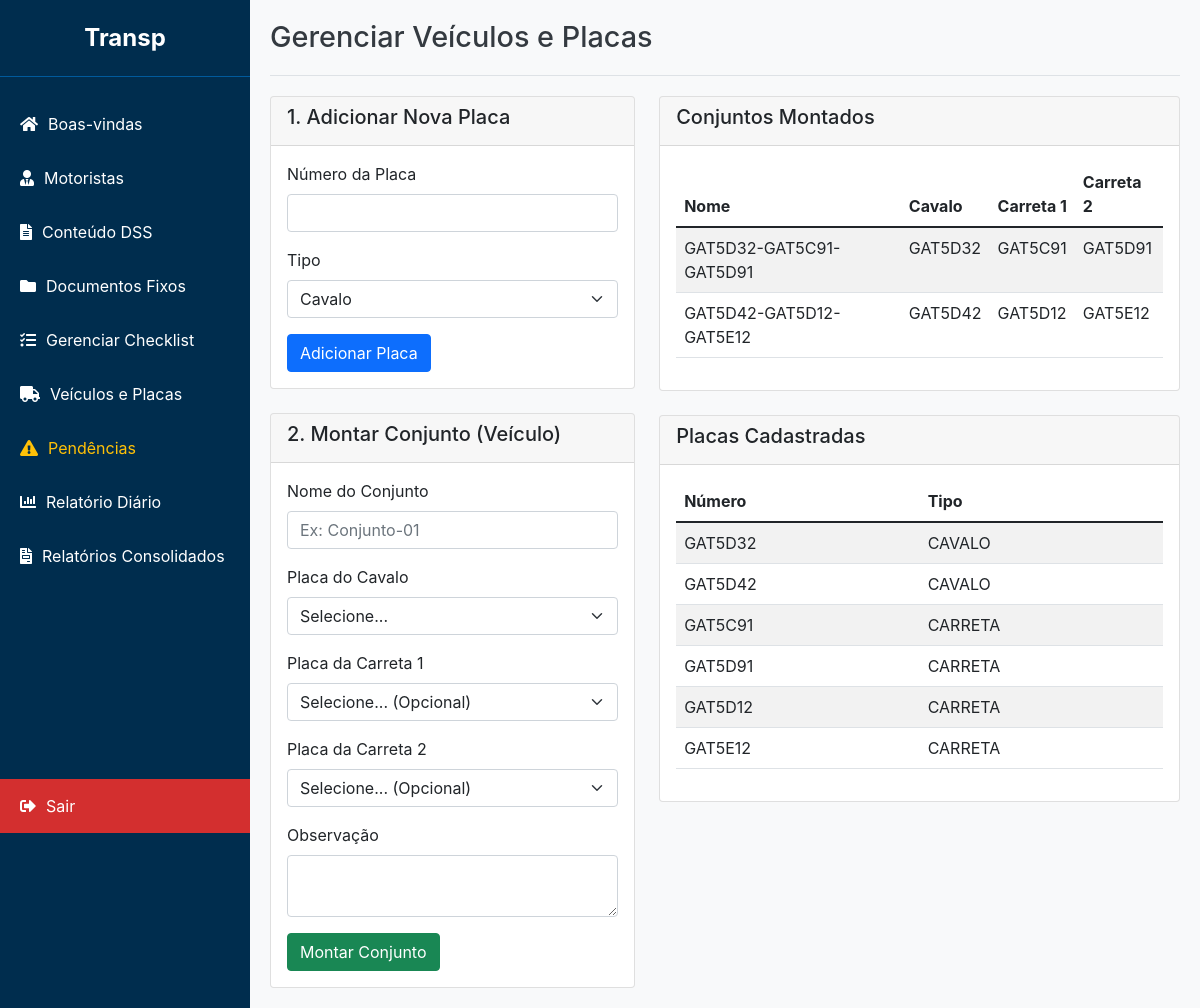
Screenshot of /admin/veiculos (signed in) with the database file from the repository.
### app/models.py (models this page shows)
class Veiculo(db.Model):
    id = db.Column(db.Integer, primary_key=True)
    nome_conjunto = db.Column(db.String(100), unique=True, nullable=False)
    placa_cavalo_id = db.Column(db.Integer, db.ForeignKey('placa.id'), nullable=False)
    placa_carreta1_id = db.Column(db.Integer, db.ForeignKey('placa.id'), nullable=True)
    placa_carreta2_id = db.Column(db.Integer, db.ForeignKey('placa.id'), nullable=True)
    obs = db.Column(db.Text)
    placa_cavalo = db.relationship('Placa', foreign_keys=[placa_cavalo_id])
    placa_carreta1 = db.relationship('Placa', foreign_keys=[placa_carreta1_id])
    placa_carreta2 = db.relationship('Placa', foreign_keys=[placa_carreta2_id])
    motoristas = db.relationship('Motorista', backref='veiculo', lazy=True)
    checklists_preenchidos = db.relationship('ChecklistPreenchido', backref='veiculo', lazy=True)

class Placa(db.Model):
    id = db.Column(db.Integer, primary_key=True)
    numero = db.Column(db.String(8), unique=True, nullable=False)
    tipo = db.Column(db.String(20), nullable=False) # Ex: CAVALO, CARRETA

### app/routes.py (the view)
@admin_bp.route('/veiculos')
def gerenciar_veiculos():
    if 'admin_user' not in session:
        return redirect(url_for('admin.login'))
    placas = Placa.query.all()
    veiculos = Veiculo.query.all()
    placas_cavalo = [p for p in placas if p.tipo == 'CAVALO']
    placas_carreta = [p for p in placas if p.tipo == 'CARRETA']
    return render_template('admin_veiculos.html',
                           placas=placas,
                           veiculos=veiculos,
                           placas_cavalo=placas_cavalo,
                           placas_carreta=placas_carreta)

### app/templates/admin_veiculos.html (shortened to what this page needs)
{% extends 'base_adm.html' %}
{% block header %}Gerenciar Veículos e Placas{% endblock %}
{% block content %}
<div class="row">
    <div class="col-md-5">
        <div class="card mb-4">
            <div class="card-header">
                <h5>1. Adicionar Nova Placa</h5>
            </div>
            <div class="card-body">
                <form action="{{ url_for('admin.adicionar_placa') }}" method="POST">
                    <div class="mb-3">
                        <label for="numero_placa" class="form-label">Número da Placa</label>
                        <input type="text" class="form-control" id="numero_placa" name="numero_placa" required>
                    </div>
                    <div class="mb-3">
                        <label for="tipo_placa" class="form-label">Tipo</label>
                        <select class="form-select" id="tipo_placa" name="tipo_placa">
                            <option value="CAVALO">Cavalo</option>
                        </select>
                    </div>
                    <button type="submit" class="btn btn-primary">Adicionar Placa</button>
                </form>
            </div>
        </div>
        <div class="card">
            <div class="card-header">
                <h5>2. Montar Conjunto (Veículo)</h5>
            </div>
            <div class="card-body">
                <form action="{{ url_for('admin.montar_conjunto') }}" method="POST">
                    <div class="mb-3">
                        <label for="nome_conjunto" class="form-label">Nome do Conjunto</label>
                        <input type="text" class="form-control" id="nome_conjunto" name="nome_conjunto" placeholder="Ex: Conjunto-01" required>
                    </div>
                    <div class="mb-3">
                        <label for="placa_cavalo" class="form-label">Placa do Cavalo</label>
                        <select class="form-select" id="placa_cavalo" name="placa_cavalo_id" required>
                            <option value="">Selecione...</option>
                        </select>
                    </div>
                    <div class="mb-3">
                        <label for="placa_carreta1" class="form-label">Placa da Carreta 1</label>
                        <select class="form-select" id="placa_carreta1" name="placa_carreta1_id">
                            <option value="">Selecione... (Opcional)</option>
                        </select>
                    </div>
                     <div class="mb-3">
                        <label for="placa_carreta2" class="form-label">Placa da Carreta 2</label>
                        <select class="form-select" id="placa_carreta2" name="placa_carreta2_id">
                            <option value="">Selecione... (Opcional)</option>
                        </select>
                    </div>
                    <div class="mb-3">
                        <label for="obs_veiculo" class="form-label">Observação</label>
                        <textarea class="form-control" id="obs_veiculo" name="obs" rows="2"></textarea>
                    </div>
                    <button type="submit" class="btn btn-success">Montar Conjunto</button>
                </form>
            </div>
        </div>
    </div>
    <div class="col-md-7">
        <div class="card mb-4">
            <div class="card-header">
                <h5>Conjuntos Montados</h5>
            </div>
            <div class="card-body">
                <table class="table table-striped">
                    <thead>
                        <tr>
                            <th>Nome</th>
                            <th>Cavalo</th>
                            <th>Carreta 1</th>
                            <th>Carreta 2</th>
                        </tr>
                    </thead>
                    <tbody>
                        {% for veiculo in veiculos %}
                        <tr>
                            <td>{{ veiculo.nome_conjunto }}</td>
                            <td>{{ veiculo.placa_cavalo.numero if veiculo.placa_cavalo else '-' }}</td>
                            <td>{{ veiculo.placa_carreta1.numero if veiculo.placa_carreta1 else '-' }}</td>
                             <td>{{ veiculo.placa_carreta2.numero if veiculo.placa_carreta2 else '-' }}</td>
                        </tr>
                        {% else %}
                        <tr>
                            <td colspan="4" class="text-center">Nenhum conjunto montado.</td>
                        </tr>
                        {% endfor %}
                    </tbody>
                </table>
            </div>
        </div>
        <div class="card">
            <div class="card-header">
                <h5>Placas Cadastradas</h5>
            </div>
            <div class="card-body">
                <table class="table table-striped">
                    <thead>
                        <tr>
                            <th>Número</th>
                            <th>Tipo</th>
                        </tr>
                    </thead>
                    <tbody>
                        {% for placa in placas %}
                        <tr>
                            <td>{{ placa.numero }}</td>
                            <td>{{ placa.tipo }}</td>
                        </tr>
                        {% else %}
                        <tr>
                            <td colspan="2" class="text-center">Nenhuma placa cadastrada.</td>
                        </tr>
                        {% endfor %}
                    </tbody>
                </table>
            </div>
        </div>
    </div>
</div>
{% endblock %}

### app/templates/base_adm.html (style rules this page uses)
:root { --sidebar-width: 250px; --header-height: 60px; --primary-blue: #002D4E; --light-blue: #005A9C; --logout-red: #d32f2f; --logout-red-hover: #c62828; --flash-success: #d4edda; --flash-success-text: #155724; --flash-error: #f8d7da; --flash-error-text: #721c24; --flash-info: #cce5ff; --flash-info-text: #004085; }
body { font-family: -apple-system, BlinkMacSystemFont, "Segoe UI", Roboto, "Helvetica Neue", Arial, sans-serif; margin: 0; background-color: #f8f9fa; }

### rows the page displays
Veiculo: nome_conjunto "GAT5D32-GAT5C91-GAT5D91", placa_cavalo "GAT5D32", placa_carreta1 "GAT5C91", placa_carreta2 "GAT5D91"
Veiculo: nome_conjunto "GAT5D42-GAT5D12-GAT5E12", placa_cavalo "GAT5D42", placa_carreta1 "GAT5D12", placa_carreta2 "GAT5E12"
Placa: numero "GAT5D32", tipo "CAVALO"
Placa: numero "GAT5D42", tipo "CAVALO"
Placa: numero "GAT5C91", tipo "CARRETA"
Placa: numero "GAT5D91", tipo "CARRETA"
Placa: numero "GAT5D12", tipo "CARRETA"
Placa: numero "GAT5E12", tipo "CARRETA"
